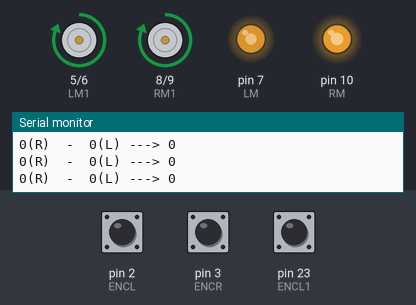
The sketch below on a simulated Arduino Mega 2560, built with avr-gcc and run on an emulated ATmega2560. Parts: motor-driver pin pairs drawn as motors (green arrow = first pin HIGH = forward, orange = second pin HIGH = backward, longer = more drive), output pins drawn as LEDs (lit = HIGH), the last lines printed to the serial monitor. The test bench sets the inputs (shaded band); at power-on: pin 2 (ENCL) HIGH, pin 3 (ENCR) HIGH, pin 23 (ENCL1) HIGH.

Above: at 6.2 s.
6.3 s: pin 2 (ENCL) pulled LOW for 0.15 s
At 7.0 s:
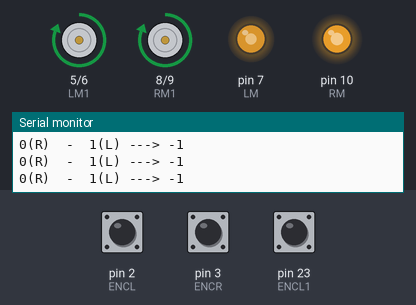
7.9 s: pin 2 (ENCL) pulled LOW for 1 s
At 9.6 s:
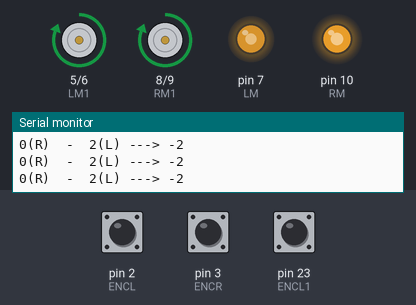
Timing chart, 0 to 11.1 s (numbered marks = the images above; inputs shaded):
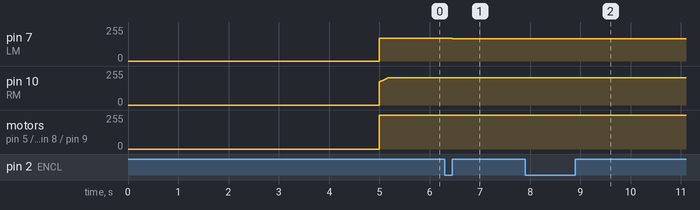

The sketch:

Usama.ino
```cpp
#include <util/atomic.h>
#define ENCR 3// Orange
#define ENCR1 51 // Black
#define ENCL 2 // Black
#define ENCL1 23 // Orange

#define RM 10 // EN - RIGHT
#define LM 7 // EN - Left

// the number of t he Motor Pins
const int RM1 = 8; //IN4 - Right
const int RM2 = 9;  //IN3 - Right
const int LM1 = 5; //IN2 - Left
const int LM2 = 6;  //IN1 - Left
volatile int ticksR = 0;
volatile int ticksL = 0;


int prevticksR = 0 ;
int prevticksL = 0;
int pwmR = 170;
int pwmL = 170;
int motors_offset = 2;
double time1 =1000;
int diff_ticksR =0;
int diff_ticksL = 0;


void readEncoderR();
void readEncoderL();
void forward();
void backward();
void left();
void right();
void brake();
void drivestraight();

void setup() {
  Serial.begin(115200);

  pinMode(ENCR,INPUT_PULLUP);
  pinMode(ENCR1,INPUT_PULLUP);
  pinMode(ENCL,INPUT_PULLUP);
  pinMode(ENCL1,INPUT_PULLUP);
  attachInterrupt(digitalPinToInterrupt(ENCR),readEncoderR,RISING);
  attachInterrupt(digitalPinToInterrupt(ENCL),readEncoderL,RISING);


  pinMode(RM,OUTPUT);
  pinMode(RM1,OUTPUT);
  pinMode(RM2,OUTPUT);
  pinMode(LM,OUTPUT);
  pinMode(LM1,OUTPUT);
  pinMode(LM2,OUTPUT);

  delay(5000);
}


void loop()
{
  drivestraight(1000);
  while(true)
  {}
}

void drivestraight(int dist)
{
  float turns = dist/33; //33 is circumference of the tyre
  Serial.print("Total Ticks: ");   Serial.println(turns * 375);
  int limit =  turns * 202; //202 tyre resolution

  while(ticksR <= limit && ticksL <= limit)
  {
    // Number of ticks counted since last time

    ATOMIC_BLOCK(ATOMIC_RESTORESTATE){
    diff_ticksR = ticksR - prevticksR;
    diff_ticksL = ticksL - prevticksL;

    // Store current tick counter for next time
    prevticksR = ticksR;
    prevticksL = ticksL;
    }

    // If left is faster, slow it down and speed up right
    if ( diff_ticksR > diff_ticksL ) {
      pwmR -= motors_offset;
      pwmL += motors_offset;
    }

    // If right is faster, slow it down and speed up left
    else if ( diff_ticksR < diff_ticksL ) {
      pwmR += motors_offset;
      pwmL -= motors_offset;
    }
    else
     {
      //do nothing
     }
    pwmR = constrain(pwmR, 100,200);
    pwmL = constrain(pwmL, 100,200);
    pwmR+=4;

    Serial.print(ticksR); Serial.print("(R)  -  ");Serial.print(ticksL);Serial.print("(L)"); Serial.print(" ---> ");Serial.println(ticksR-ticksL);
    forward(pwmR,pwmL);
    delay(20);

  }
  brake();
  delay(2000);
  Serial.print(ticksR); Serial.print("(R)  -  ");Serial.print(ticksL);Serial.print("(L)"); Serial.print(" ---> ");Serial.println(ticksR-ticksL);
}
// Motors Directions with PWM

void forward(int pwmr,int pwml)
{
   digitalWrite(RM1, HIGH);
   digitalWrite(RM2, LOW);
   analogWrite(RM, pwmr);
   digitalWrite(LM1, HIGH);
   digitalWrite(LM2, LOW);
   analogWrite(LM, pwml);
}

void backward(int pwmr,int pwml)
{
   digitalWrite(RM1, LOW);
   digitalWrite(RM2, HIGH);
   analogWrite(RM, pwmr);
   digitalWrite(LM1, LOW);
   digitalWrite(LM2, HIGH);
   analogWrite(LM, pwml);
}
void left(int pwmr,int pwml)
{
   digitalWrite(RM1, HIGH);
   digitalWrite(RM2, LOW);
   analogWrite(RM, pwmr);
   digitalWrite(LM1, LOW);
   digitalWrite(LM2, HIGH);
   analogWrite(LM, pwml);
}

void right(int pwmr,int pwml)
{
   digitalWrite(RM1, LOW);
   digitalWrite(RM2, HIGH);
   analogWrite(RM, pwmr);
   digitalWrite(LM1, HIGH);
   digitalWrite(LM2, LOW);
   analogWrite(LM, pwml);
}

void brake()
{
   digitalWrite(RM1, LOW);
   digitalWrite(RM2, LOW);
   analogWrite(RM, 0);
   digitalWrite(LM1, LOW);
   digitalWrite(LM2, LOW);
   analogWrite(LM, 0);
}

//Interrupt Functions for left and right motors

void readEncoderR(){
  if(digitalRead(ENCR1) > 0){
    ticksR++;
  }
  else{
    ticksR--;
  }
}

void readEncoderL(){
  if(digitalRead(ENCL1) > 0){
    ticksL++;
  }
  else{
    ticksL--;
  }
}
```

Measured:
- after the input at 6.3 s, pin 7 (LM): 170/255 → 168/255 after 0.15 s
- after the input at 7.9 s, pin 7 (LM): 168/255 → 166/255 after 1.0 s
